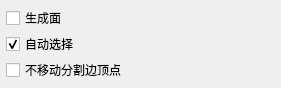
<?xml version="1.0" encoding="UTF-8"?>
<ui version="4.0">
 <class>Form</class>
 <widget class="QWidget" name="Form">
  <property name="geometry">
   <rect>
    <x>0</x>
    <y>0</y>
    <width>281</width>
    <height>85</height>
   </rect>
  </property>
  <property name="sizePolicy">
   <sizepolicy hsizetype="Preferred" vsizetype="Minimum">
    <horstretch>0</horstretch>
    <verstretch>0</verstretch>
   </sizepolicy>
  </property>
  <property name="minimumSize">
   <size>
    <width>0</width>
    <height>0</height>
   </size>
  </property>
  <property name="baseSize">
   <size>
    <width>0</width>
    <height>55</height>
   </size>
  </property>
  <property name="windowTitle">
   <string>窗体</string>
  </property>
  <property name="toolTip">
   <string/>
  </property>
  <layout class="QVBoxLayout" name="verticalLayout">
   <property name="spacing">
    <number>2</number>
   </property>
   <property name="leftMargin">
    <number>6</number>
   </property>
   <property name="topMargin">
    <number>6</number>
   </property>
   <property name="rightMargin">
    <number>6</number>
   </property>
   <property name="bottomMargin">
    <number>6</number>
   </property>
   <item>
    <widget class="QCheckBox" name="simpleCreate_makeFaces">
     <property name="toolTip">
      <string>启用后，每次用此工具创建顶点时，TopoGun 会从最后创建的顶点连线到最近的顶点，再到你在参考网格上点击的位置。</string>
     </property>
     <property name="text"><string>生成面</string></property>
     <property name="checked">
      <bool>false</bool>
     </property>
    </widget>
   </item>
   <item>
    <widget class="QCheckBox" name="simpleCreate_autoSelect">
     <property name="toolTip">
      <string>若禁用此选项，则在设置激活顶点或从激活顶点向特定顶点创建边时需要按住Ctrl键；若要分割边，则需同时按住Shift键。若启用“自动选择”，则设置激活顶点或分割边时无需按住Ctrl或Shift。</string>
     </property>
     <property name="text"><string>自动选择</string></property>
     <property name="checked">
      <bool>true</bool>
     </property>
    </widget>
   </item>
   <item>
    <widget class="QCheckBox" name="simpleCreate_intersectedSplitEdge">
     <property name="toolTip">
      <string>禁用此选项时，分割边并在不松开鼠标左键的情况下移动光标，新创建的顶点会在参考网格表面移动。若启用此选项，新创建的顶点不会移动。</string>
     </property>
     <property name="text"><string>不移动分割边顶点</string></property>
    </widget>
   </item>
   <item>
    <spacer name="verticalSpacer">
     <property name="orientation">
      <enum>Qt::Vertical</enum>
     </property>
     <property name="sizeHint" stdset="0">
      <size>
       <width>20</width>
       <height>5</height>
      </size>
     </property>
    </spacer>
   </item>
  </layout>
 </widget>
 <resources/>
 <connections/>
</ui>
